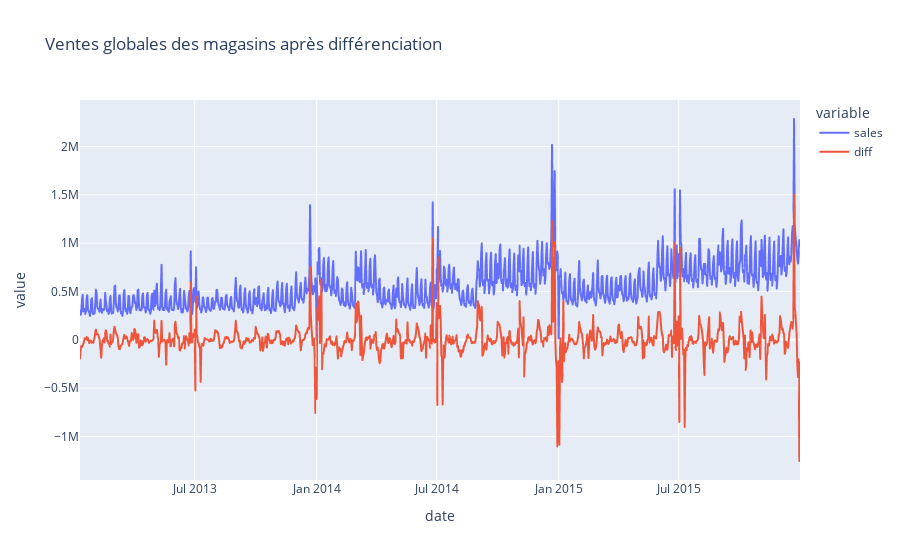

Notebook code for this chart:
### Code cell
fig = px.line(series_train, x='date', y=['sales', 'diff'],title="Ventes globales des magasins après différenciation")
fig.show()

### Figure 1 — Plotly figure (JSON) as saved in the notebook; plotly's stock layout.template omitted (floating-point values rounded to 4 significant figures; data arrays with more than 128 entries replaced by an {"elided": "..."} marker saying what was removed)
{"data": [{"hovertemplate": "variable=sales<br>date=%{x}<br>value=%{y}<extra></extra>", "legendgroup": "sales", "line": {"color": "#636efa", "dash": "solid"}, "marker": {"symbol": "circle"}, "mode": "lines", "name": "sales", "showlegend": true, "type": "scattergl", "x": {"elided": "1084 str values"}, "xaxis": "x", "y": {"elided": "1084 float values"}, "yaxis": "y"}, {"hovertemplate": "variable=diff<br>date=%{x}<br>value=%{y}<extra></extra>", "legendgroup": "diff", "line": {"color": "#EF553B", "dash": "solid"}, "marker": {"symbol": "circle"}, "mode": "lines", "name": "diff", "showlegend": true, "type": "scattergl", "x": {"elided": "1084 str values"}, "xaxis": "x", "y": {"elided": "1084 float values"}, "yaxis": "y"}], "layout": {"legend": {"title": {"text": "variable"}, "tracegroupgap": 0}, "title": {"text": "Ventes globales des magasins après différenciation"}, "xaxis": {"anchor": "y", "domain": [0, 1], "title": {"text": "date"}}, "yaxis": {"anchor": "x", "domain": [0, 1], "title": {"text": "value"}}}}
